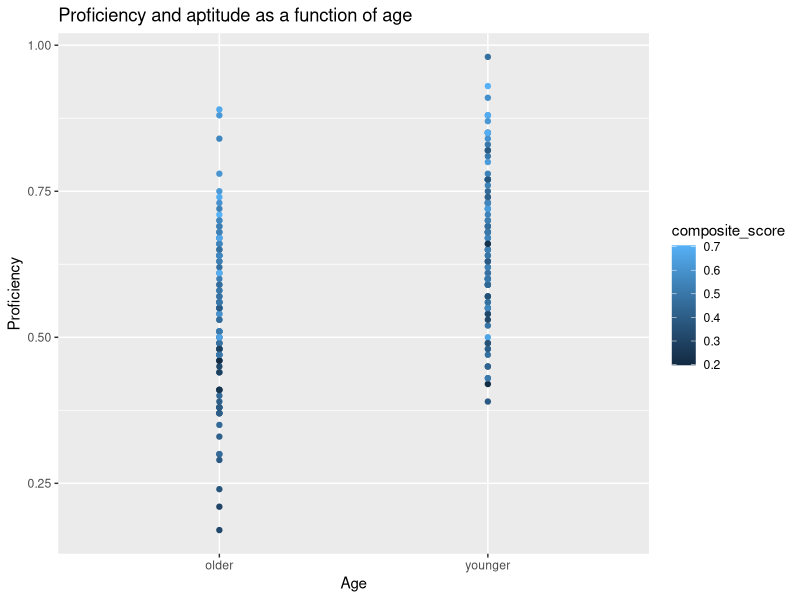
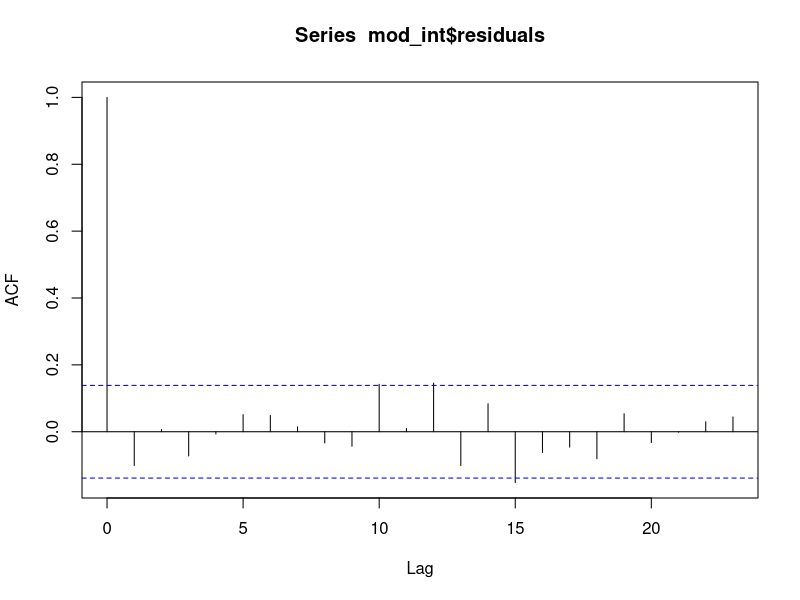

Reproduce these figures in R, in order.
## ---- chunk 1
knitr::opts_chunk$set(echo = TRUE)
## ---- chunk 2
library(tidyverse)
library(ggplot2)
library(dplyr)
## ---- chunk 3
dataset <- read_csv("./data_raw/pa_5_data/lang_data_raw.csv")
head(dataset)
## ---- chunk 4
data1 <- dataset %>%
separate(., col = id, into = c("id", "gender", "age"), sep = "_")
head(data1)
## ---- chunk 5
final <- mutate(data1, composite_score = log(iq/ 80) + log(motivation))
str(final$composite_score)
## ---- chunk 6
data_younger <- final %>% filter(., age != "older")
head(data_younger)
data_older <- final %>% filter(., age == "older")
head(data_older)
## ---- chunk 7
ggplot(data = final, aes(x = age, y = prof, color = composite_score)) +
    geom_point() +
    labs(x = 'Age', y = 'Proficiency', 
       title = 'Proficiency and aptitude as a function of age')
## ---- chunk 8
mod_null <- lm(prof ~ 1, data = final)
## ---- chunk 9
mod_age <- lm(prof ~ age, data = final)
summary(mod_age)
## ---- chunk 10
mod_agecs <- lm(prof ~ age + composite_score, data = final)
summary(mod_agecs)
## ---- chunk 11
mod_int <- lm(prof ~ age + composite_score + age:composite_score, data = final)
summary(mod_int)
## ---- chunk 12
anova(mod_null, mod_age, mod_agecs, mod_int)
## ---- chunk 13
summary(mod_int)
## ---- chunk 14
mean(mod_int$residuals)
## ---- chunk 15
cor.test(final$prof, mod_int$residuals)
acf(mod_int$residuals)
